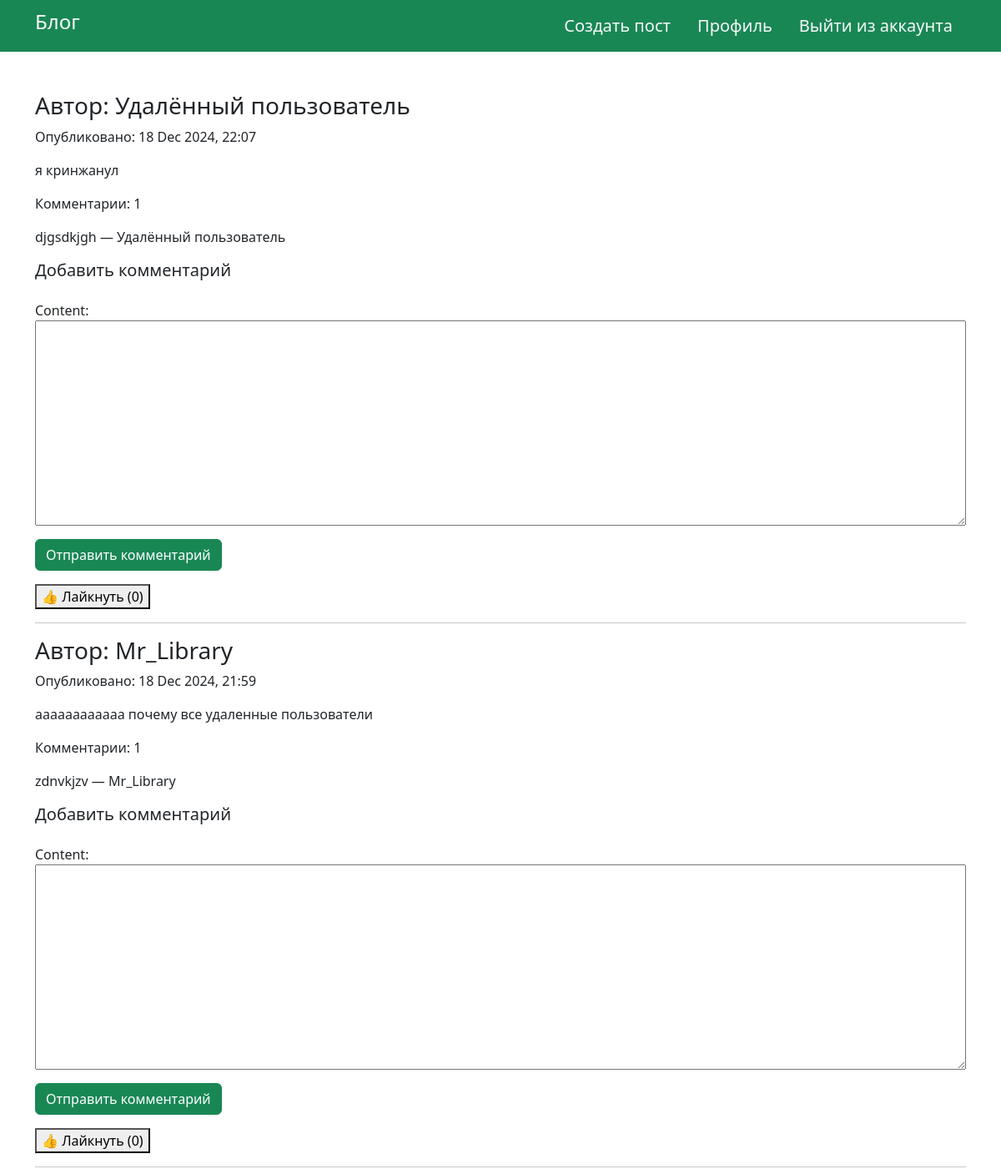
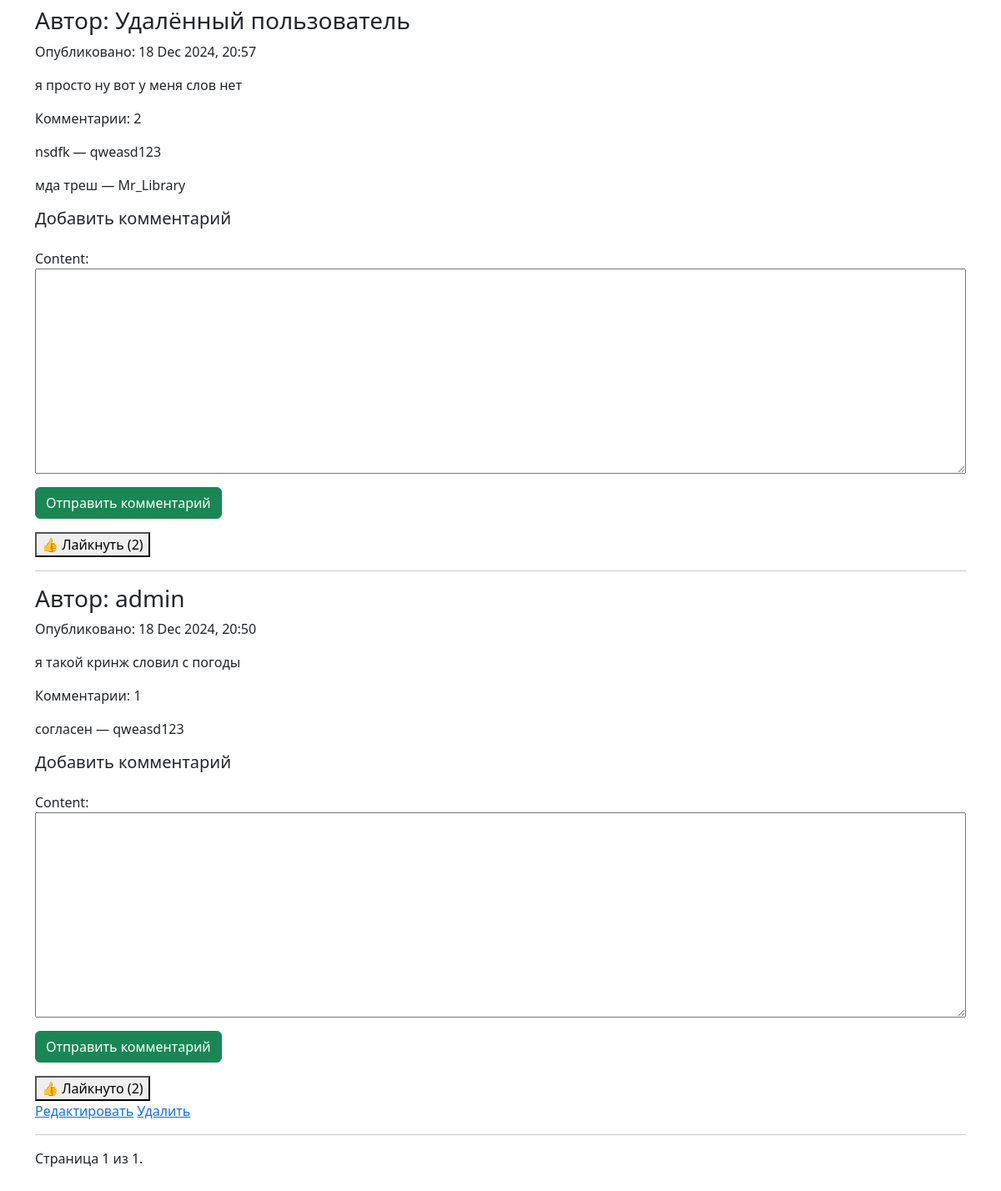
Page /blog/ (signed in) on the committed database (2 pictures, top to bottom).
### blog/models.py (models this page shows, shortened)
class Post(models.Model):
    author = models.ForeignKey(CustomUser, on_delete=models.SET_NULL, null=True, blank=True, related_name='posts')
    content = models.TextField()
    created_at = models.DateTimeField(default=timezone.now)
    updated_at = models.DateTimeField(auto_now=True)
    likes = models.ManyToManyField(CustomUser, related_name='liked_posts', blank=True)
    def like_count(self):
        return self.likes.count()

class Comment(models.Model):
    post = models.ForeignKey(Post, on_delete=models.CASCADE, related_name='comments')
    author = models.ForeignKey(CustomUser, on_delete=models.CASCADE, null=True)
    content = models.TextField()
    created_at = models.DateTimeField(default=timezone.now)
    updated_at = models.DateTimeField(auto_now=True)

class CustomUser(AbstractUser):
    username = models.CharField(max_length=150, unique=True)
    avatar = models.ImageField(upload_to='avatars/', blank=True, null=True)
    bio = models.TextField(blank=True)
    email = models.EmailField(max_length=150, verbose_name='Email', unique=True)
    password = models.CharField(max_length=150, verbose_name='Пароль')
    USERNAME_FIELD = 'username'
    REQUIRED_FIELDS = ['email', 'avatar']

### blog/views.py (the view)
# urls.py: path('', views.home, name='home'),
def home(request):
    posts = Post.objects.all().order_by('-created_at')
    paginator = Paginator(posts, 50)
    page_number = request.GET.get('page')
    page_obj = paginator.get_page(page_number)
    comment_count = [
        {
            "post": post,
            'comments_count': post.comments.count()
        }
        for post in page_obj.object_list
    ]
    comment_form = CommentForm()
    return render(request, "blog/home.html", {
        "posts": posts,
        "page_obj": page_obj,
        "comment_count": comment_count,
        "comment_form": comment_form,
    })

### blog/forms.py
class CommentForm(forms.ModelForm):
    class Meta:
        model = Comment
        fields = ['content']

### blog/templates/blog/home.html (shortened to what this page needs)
{% extends 'main.html' %}
{% block content %}
{% for post in page_obj %}
  <div class="post">
    <h3>Автор: {{ post.author.username|default:"Удалённый пользователь" }}</h3>
    <p>Опубликовано: {{ post.created_at|date:"d M Y, H:i" }}</p>
    <p>{{ post.content }}</p>
    <p>Комментарии: {{ post.comments.count }}</p>
    {% for comment in post.comments.all %}
        <p>{{ comment.content }} — {{ comment.author.username|default:"Удалённый пользователь" }}</p>
      {% empty %}
      <p>Комментариев пока нет...</p>
    {% endfor %}
    {% if user.is_authenticated %}
        <h5>Добавить комментарий</h5>
        <form method="post" class="form py-3" action="{% url 'blog:add_comment' post.id %}">
            {{ comment_form.as_p }}
            <button type="submit" class="btn btn-success">Отправить комментарий</button>
        </form>
    {% else %}
        <p><a href="{% url 'blog:login' %}">Войдите</a> в систему, чтобы оставить комментарий.</p>
    {% endif %}
    <form method="post" action="{% url 'blog:like_post' post.id %}">
        {% if user.is_authenticated %}
          <button type="submit">
            {% if user in post.likes.all %}
              👍 Лайкнуто ({{ post.like_count }})
            {% else %}
              👍 Лайкнуть ({{ post.like_count }})
            {% endif %}
          </button>
        {% endif %}
    </form>
    {% if post.author == request.user %}
      <a href="{% url 'blog:edit_post' post.id %}">Редактировать</a>
      <a href="{% url 'blog:delete_post' post.id %}">Удалить</a>
    {% endif %}
  </div>
  <hr>
{% endfor %}
<div class="pagination">
    <div class="step-links">
        <span class="current">
            Страница {{ page_obj.number }} из {{ page_obj.paginator.num_pages }}.
        </span>
    </div>
</div>
{% endblock %}

### blog/static/css/style.css (style rules this page uses)
.form > p { display: flex; flex-direction: column; }

### rows in the picture
Post: author.username "Удалённый пользователь", created_at "18 Dec 2024, 22:07", content "я кринжанул", comments.count "1", like_count "0"
Comment: content "djgsdkjgh", author.username "Удалённый пользователь"
Post: author.username "Mr_Library", created_at "18 Dec 2024, 21:59", content "аааааааааааа почему все удаленные пользователи", comments.count "1", like_count "0"
Comment: content "zdnvkjzv", author.username "Mr_Library"
Post: author.username "Удалённый пользователь", created_at "18 Dec 2024, 20:57", content "я просто ну вот у меня слов нет", comments.count "2", like_count "2"
Comment: content "nsdfk", author.username "qweasd123"
Comment: content "мда треш", author.username "Mr_Library"
Post: author.username "admin", created_at "18 Dec 2024, 20:50", content "я такой кринж словил с погоды", comments.count "1", like_count "2", shows "Редактировать"
Comment: content "согласен", author.username "qweasd123"

### other values in the picture
{{ page_obj.number }} "1"
{{ page_obj.paginator.num_pages }} "1"
